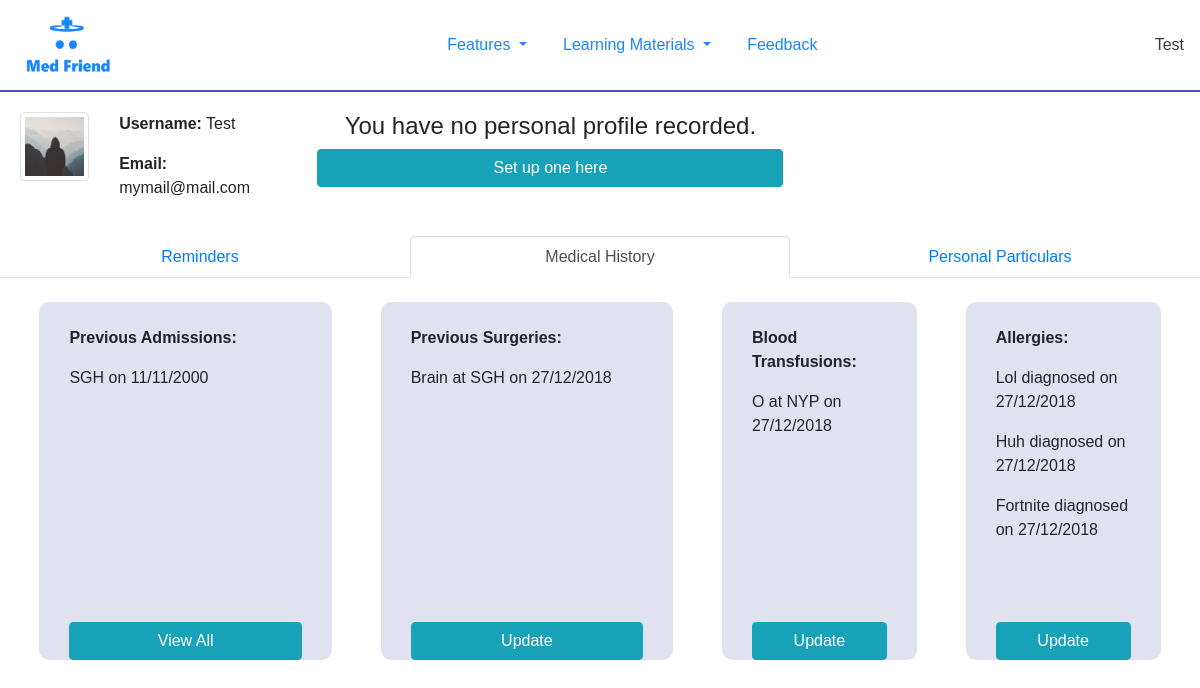
Page /Profile/History (signed in) on the earlier database version.
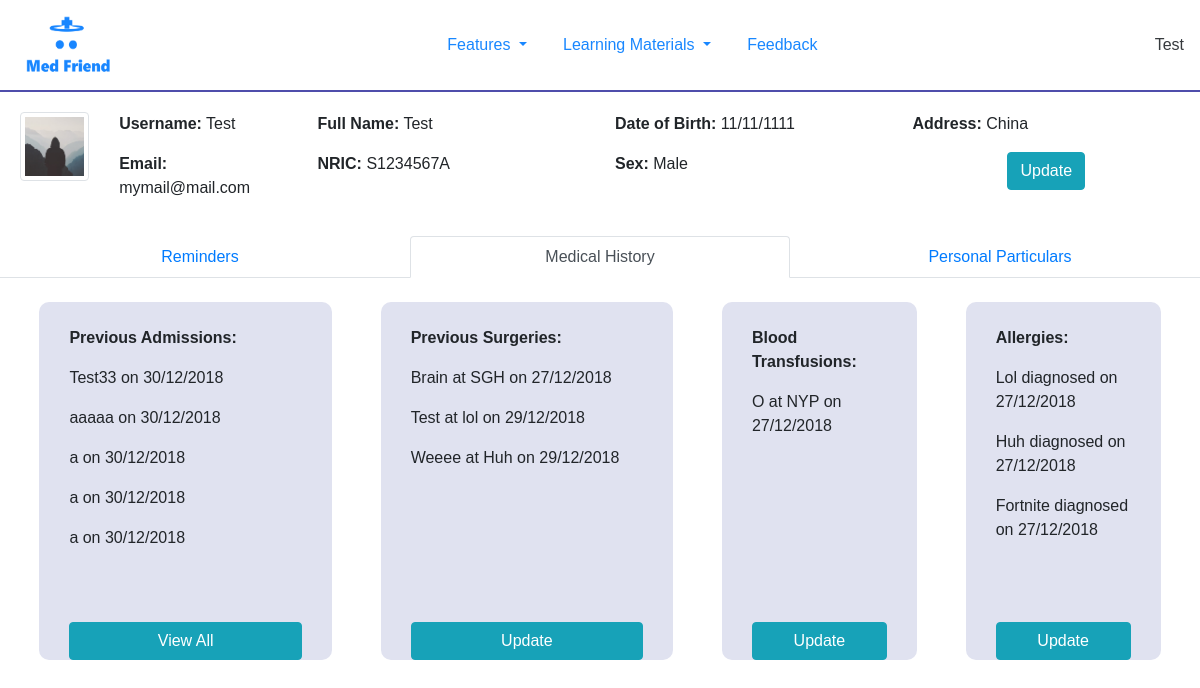
Same page on the later database version.
### Flask/Models.py (models this page shows, shortened)
class User(db.Model, UserMixin):
    id = db.Column(db.Integer, primary_key=True)
    username = db.Column(db.String(20), unique=True, nullable=False)
    email = db.Column(db.String(120), unique=True, nullable=False)
    password = db.Column(db.String(60), nullable=False)
    image_file = db.Column(db.String(20), nullable=False, default='default.jpg')
    personal_profile = db.relationship('Personal_Profile', backref='person')
    admissions = db.relationship('Admissions', backref="person")
    surgeries = db.relationship('Surgeries', backref="person")
    blood_transfusions = db.relationship('Blood_Transfusions', backref='person')
    allergies = db.relationship('Allergies', backref="person")

class Admissions(db.Model):
    id = db.Column(db.Integer, primary_key=True)
    place = db.Column(db.String(100), nullable=True)
    date = db.Column(db.DateTime, nullable=True, default=datetime.utcnow())
    comments = db.Column(db.String(100), nullable=True)
    user_id = db.Column(db.Integer, db.ForeignKey('user.id'), nullable=False)

class Surgeries(db.Model):
    id = db.Column(db.Integer, primary_key=True)
    surgery_type = db.Column(db.String(100), nullable=True)
    date = db.Column(db.DateTime, nullable=True, default=datetime.utcnow)
    place = db.Column(db.String(100), nullable=True)
    comments = db.Column(db.String(100), nullable=True)
    user_id = db.Column(db.Integer, db.ForeignKey('user.id'),nullable=False)

class Blood_Transfusions(db.Model):
    id = db.Column(db.Integer, primary_key=True)
    blood_type = db.Column(db.String(100), nullable=True)
    date = db.Column(db.DateTime, nullable=True, default=datetime.utcnow)
    place = db.Column(db.String(100), nullable=True)
    comments = db.Column(db.String(100), nullable=True)
    user_id = db.Column(db.Integer, db.ForeignKey('user.id'), nullable=False)

class Allergies(db.Model):
    id = db.Column(db.Integer, primary_key=True)
    allergy = db.Column(db.String(100), nullable=True)
    date = db.Column(db.DateTime, nullable=True)
    user_id = db.Column(db.Integer, db.ForeignKey('user.id'), nullable=False)

class Personal_Profile(db.Model):
    id = db.Column(db.Integer, primary_key=True)
    full_name = db.Column(db.String(60), nullable=True)
    nric = db.Column(db.String(9), unique=True, nullable=True)
    birthday = db.Column(db.DateTime, nullable=True)
    sex = db.Column(db.String(20), nullable=True)
    address = db.Column(db.String(100), nullable=True)
    user_id = db.Column(db.Integer, db.ForeignKey('user.id'), nullable=False)

### Flask/routes.py (the view)
@app.route("/Profile/History", methods = ['POST', 'GET'])
@login_required
def profile_history():
    image_files = url_for('static', filename=f"images/Profile_Picture/{current_user.image_file}")
    return render_template("profile.html", title="History", image_file=image_files)

### Flask/Models.py (called while the page is built)
@login_manager.user_loader
def load_user(user_id):
    return User.query.get(int(user_id))

### Flask/templates/profile.html
{% extends "layout.html" %}
{% block content %}
<link rel="stylesheet" type="text/css" href="{{ url_for('static', filename='css/profile.css') }}" />
<div id="profilecontainer" class="container-fluid">
    <div class="row justify-content-start">
        <div id="picture" class="col-lg-1">
            <img id="userprofilepic" src="{{ image_file }}" class="img-fluid img-thumbnail" data-toggle="modal"
                data-target="#picchange">
        </div>
        <div class="col-2">
            <p>
                <b>Username:</b>
                {{ current_user.username }}
            </p>
            <p>
                <b> Email:</b>
                {{ current_user.email }}
            </p>
        </div>
        {% if current_user.personal_profile %}
        <div class="col">
            <p>
                <b>Full Name:</b>
                {% if current_user.personal_profile[0].full_name == '' %}
                Not Set
                {% else %}
                {{ current_user.personal_profile[0].full_name }}
                {% endif %}
            </p>
            <p>
                <b>NRIC:</b>
                {% if current_user.personal_profile[0].nric == '' %}
                Not Set
                {% else %}
                {{ current_user.personal_profile[0].nric }}
                {% endif %}
            </p>
        </div>
        <div class="col">
            <p>
                <b>Date of Birth:</b>
                {% if current_user.personal_profile[0].birthday == None %}
                Not Set
                {% else %}
                {{ current_user.personal_profile[0].birthday.strftime('%d/%m/%Y') }}
                {% endif %}
            </p>
            <p>
                <b>Sex:</b>
                {{ current_user.personal_profile[0].sex }}
            </p>
        </div>
        <div class="col">
            <p>
                <b>Address:</b>
                {% if current_user.personal_profile[0].address == '' %}
                Not Set
                {% else %}
                {{ current_user.personal_profile[0].address }}
                {% endif %}
            </p>
            <div class="row justify-content-center">
                <div class="text-center">
                    <a href="{{ url_for('Personal_Details') }}">
                        <button class="btn btn-info col"> Update </button>
                    </a>
                </div>
            </div>
        </div>
        {% else %}
        <div class="col-5">
            <h4 class="text-center col-12"> You have no personal profile recorded. </h4>
            <div class="text-center">
                <a href="{{ url_for('Personal_Details') }}">
                    <button class="btn btn-info col"> Set up one here </button>
                </a>
            </div>
        </div>
        {% endif %}
    </div>
</div>
<div id="moreinfo">
    <nav>
        <ul class="nav nav-tabs nav-justified">
            <li class="nav-item">
                {% if title == "Reminder" or title == "Profile" %}
                <a id="remindernav" class="nav-link active" href="{{ url_for('profile_reminder') }}">Reminders</a>
                {% else %}
                <a id="remindernav" class="nav-link" href="{{ url_for('profile_reminder') }}">Reminders</a>
                {% endif %}
            </li>
            <li class="nav-item">
                {% if title == "History" %}
                <a id="medicalhistorynav" class="nav-link active" href="{{ url_for('profile_history') }}">Medical
                    History</a>
                {% else %}
                <a id="medicalhistorynav" class="nav-link" href="{{ url_for('profile_history') }}">Medical History</a>
                {% endif %}
            </li>
            <li class="nav-item">
                {% if title == "Edit" %}
                <a id="userinfonav" class="nav-link active" href="{{ url_for('profile_edit') }}">Personal Particulars</a>
                {% else %}
                <a id="userinfonav" class="nav-link" href="{{ url_for('profile_edit') }}">Personal Particulars</a>
                {% endif %}
            </li>
        </ul>
    </nav>
    <div class="container-fluid">
        {% if title == "History" %}
        {% include 'profile_medhist.html' %}
        {% elif title == "Reminder" %}
        {% include 'profile_reminder.html' %}
        {% elif title == "Edit" %}
        {% include 'profile_edit.html' %}
        {% endif %}
    </div>
</div>
{% endblock %}

### Flask/templates/layout.html (shortened to what this page needs)
<!DOCTYPE html>
<html lang="en">
<head>
    <link rel="stylesheet" href="https://stackpath.bootstrapcdn.com/bootstrap/4.1.3/css/bootstrap.min.css"
>
    <link rel="stylesheet" type="text/css" href="{{ url_for('static', filename='css/navbar.css') }}" />
    <link rel="stylesheet" type="text/css" href="{{ url_for('static', filename='css/home.css') }}" />
    <link rel="stylesheet" type="text/css" href="{{ url_for('static', filename='css/signup.css') }}" />
</head>
<body>
    <nav id="#navbarSupportedContent" class="navbar navbar-expand-lg navbar-custom justify-content-center sticky-top">
        <a class="navbar-brand mr-0" href="{{ url_for('index') }}" id="brandlogo">
            <img src="../static/images/Logo.png" alt="" class="img-fluid" style="height:8vh">
        </a>
        <div class="collapse navbar-collapse justify-content-between align-items-center w-100" id="navbarSupportedContent">
            <ul class="navbar-nav mx-auto text-center">
                <li class="nav-item dropdown active">
                    <a class="nav-link dropdown-toggle" href="#" id="navbarDropdown" role="button" data-toggle="dropdown"
                        aria-haspopup="true" aria-expanded="false">
                        Features
                    </a>
                </li>
                <li class="nav-item dropdown active">
                    <a class="nav-link dropdown-toggle" href="#" id="navbarDropdown" role="button" data-toggle="dropdown"
                        aria-haspopup="true" aria-expanded="false">
                        Learning Materials
                    </a>
                </li>
                <a class="nav-link active" href="{{ url_for('feedback') }}">Feedback</a>
            </ul>
            <ul id="rightside" class="nav navbar-nav flex-row justify-content-center flex-nowrap">
                {% if current_user.is_authenticated %}
                <li class="nav-item dropdown active" data-toggle="dropdown" aria-haspopup="true" aria-expanded="false">
                    {{ current_user.username }}
                </li>
                {% else %}
                    <a href="{{ url_for('login') }}" class="nav-link active"> Login </a>
                {% endif %}
            </ul>
        </div>
    </nav>
    <div>
        {% block content %}{% endblock content%}
    </div>
</body>
</html>

### Flask/templates/profile_medhist.html (shortened to what this page needs)
<link rel="stylesheet" type="text/css" href="{{ url_for('static', filename='css/profile.css') }}" />
<br>
<div class="row justify-content-center ">
    <div id="histories" class="row col-12 justify-content-around">
        <div class="row justify-content-start col-3">
            {% if current_user.admissions %}
            <div class="col vh-history">
                <br>
                <p>
                    <b>Previous Admissions:</b>
                    {% for i in range(5) %}
                    {% if current_user.admissions[i] %}
                    <p>
                        {{ current_user.admissions[i].place }} on {{
                        current_user.admissions[i].date.strftime('%d/%m/%Y') }}
                    </p>
                    {% endif %}
                    {% endfor %}
                </p>
            </div>
            <div class="text-center col-12">
                <a href="{{ url_for('Previous_Admissions') }}">
                    <button class="btn btn-info col"> View All </button>
                </a>
            </div>
            {% endif %}
        </div>
        <div class="row justify-content-start col-3">
            {% if current_user.surgeries %}
            <div class="col vh-history">
                <br>
                <p>
                    <b>
                        Previous Surgeries:
                    </b>
                </p>
                <p>
                    {% for i in range(5) %}
                    {% if current_user.surgeries[i] %}
                    <p>
                        {{ current_user.surgeries[i].surgery_type }} at
                        {{ current_user.surgeries[i].place }} on
                        {{current_user.surgeries[i].date.strftime('%d/%m/%Y') }}
                    </p>
                    {% endif %}
                    {% endfor %}
                </p>
            </div>
            <div class="text-center col-12">
                <a href="{{ url_for('Previous_Surgeries') }}">
                    <button class="btn btn-info col"> Update </button>
                </a>
            </div>
            {% endif %}
        </div>
        <div class="row justify-content-start col-2">
            <br>
            {% if current_user.blood_transfusions %}
            <div class="col vh-history">
                <br>
                <p>
                    <b> Blood Transfusions:</b>
                    {% for i in range(5) %}
                    {% if current_user.blood_transfusions[i] %}
                    <p>
                        {{ current_user.blood_transfusions[i].blood_type }} at
                        {{ current_user.blood_transfusions[i].place }} on
                        {{current_user.blood_transfusions[i].date.strftime('%d/%m/%Y') }}
                    </p>
                    {% endif %}
                    {% endfor %}
                </p>
            </div>
            <br>
            <div class="text-center col-12">
                <a href="{{ url_for('Blood_Transfusion_History') }}">
                    <button class="btn btn-info col"> Update </button>
                </a>
            </div>
            {% endif %}
        </div>
        <div class="row justify-content-start col-2">
            <br>
            {% if current_user.allergies %}
            <div class="col vh-history">
                <br>
                <p>
                    <b>Allergies:</b>
                    {% for i in range(5) %}
                    {% if current_user.allergies[i] %}
                    <p>
                        {{ current_user.allergies[i].allergy }} diagnosed on
                        {{current_user.allergies[i].date.strftime('%d/%m/%Y') }}
                    </p>
                    {% endif %}
                    {% endfor %}
                </p>
            </div>
            <br>
            <div class="text-center col-12">
                <a href="{{ url_for('Update_Allergies') }}">
                    <button class="btn btn-info col"> Update </button>
                </a>
            </div>
            {% endif %}
        </div>
    </div>
</div>

### Flask/static/css/navbar.css (style rules this page uses)
#navbarSupportedContent .nav-link { font-size:1em; font-weight: 500; }
.nav-link, .navbar-brand { margin: 0px 10px; }
.navbar { border-bottom: 2px solid rgb(61, 59, 163); background-color: white; opacity: 0.9; }

### Flask/static/css/home.css (style rules this page uses)
* { padding: 0px; margin: 0px; font-family: Verdana, Geneva, Tahoma, sans-serif; }
body { background-color: rgb(255, 255, 255); }

### Flask/static/css/profile.css (style rules this page uses)
#profilecontainer { background-color: white; padding: 20px; }
#histories > div { background-color: rgb(224, 226, 240); border-radius: 10px; }
.vh-history { min-height: 40vh }

Differences in the rows shown:
removed Admissions: place "SGH", date "11/11/2000"
added Personal_Profile: full_name "Test", nric "S1234567A", birthday "11/11/1111", sex "Male", address "China"
added Admissions: place "Test33", date "30/12/2018"
added Admissions: place "aaaaa", date "30/12/2018"
added Admissions: place "a", date "30/12/2018"
added Admissions: place "a", date "30/12/2018"
added Admissions: place "a", date "30/12/2018"
added Surgeries: surgery_type "Test", place "lol", date "29/12/2018"
added Surgeries: surgery_type "Weeee", place "Huh", date "29/12/2018"
Other differences:
text no longer shown: "You have no personal profile recorded. Set up one here"
text now shown: "Full Name: NRIC: Date of Birth: Sex: Address: Update"
new list line: "on"
new list line: "at on"
list line gone: "on"
